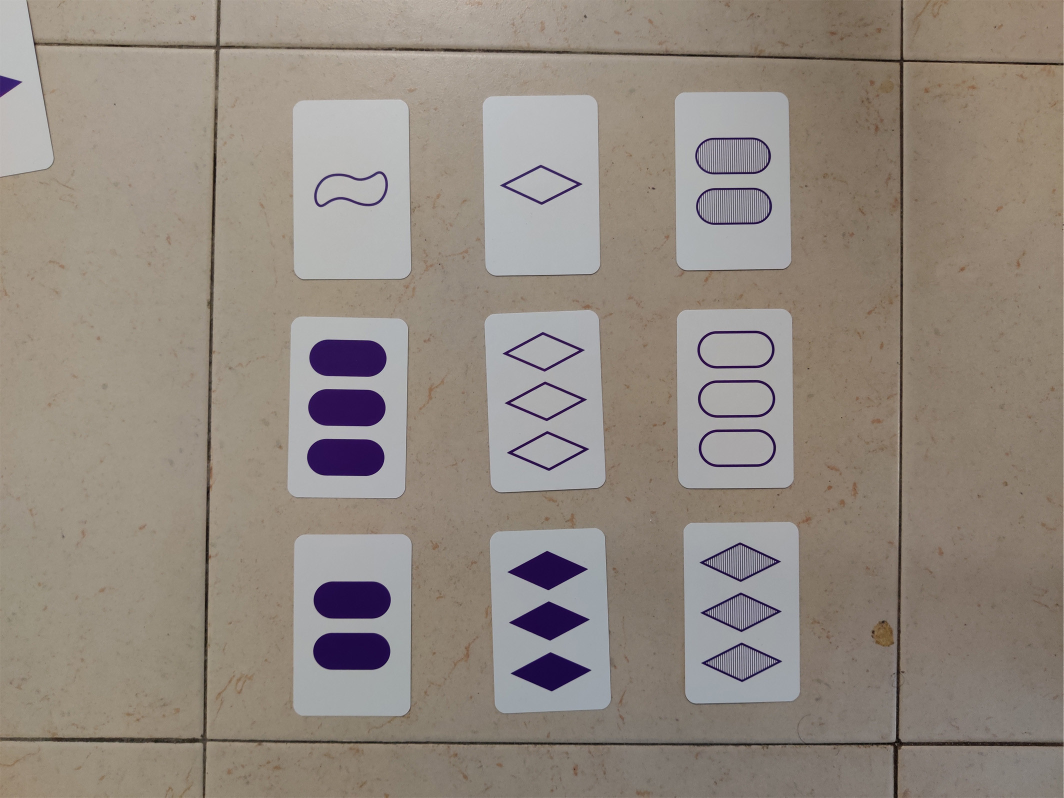
#> input picture Task 2/9B6hJ.jpg, 2127 x 1595 px (shown at 1/2 size)
$ jupyter execute Task2.ipynb
#> lines starting #> are read from the running program, lines starting #| are printed output that depends on the picture; after the words box and inside, x2 and y2 are one past the last pixel; in counts of white or black regions, pixels touching at a corner belong together
[cell 1]
import cv2
import numpy as np
import matplotlib.pyplot as plt

[cell 2]
def gaussian_kernel(shape, sigma):
    r,c = shape
    x = np.linspace(-(r-1)/2, r-1, r)
    y = np.linspace(-(c-1)/2, c-1, c)

    X,Y = np.meshgrid(x,y)
    kernel = (1/(2*np.pi*np.square(sigma))) * np.exp(-0.5 * (np.square(X) + np.square(Y))/np.square(sigma))
    Kernel = kernel / np.sum(kernel)
    return Kernel

def GaussFilter(image, shape = (3,3), sigma = 3):
    gaussianKernel = gaussian_kernel(shape, sigma)
    blurred_image = cv2.filter2D(image, -1, gaussianKernel)
    return blurred_image

[cell 3]
img = cv2.imread('Task 2/9B6hJ.jpg')
#> img is the input picture: shape (1595, 2127, 3); mean B, G, R 128, 137.1, 146.6
img = GaussFilter(img, (3, 3), 100)
plt.imshow(img)
plt.show()

gray = cv2.cvtColor(img, cv2.COLOR_BGR2GRAY)
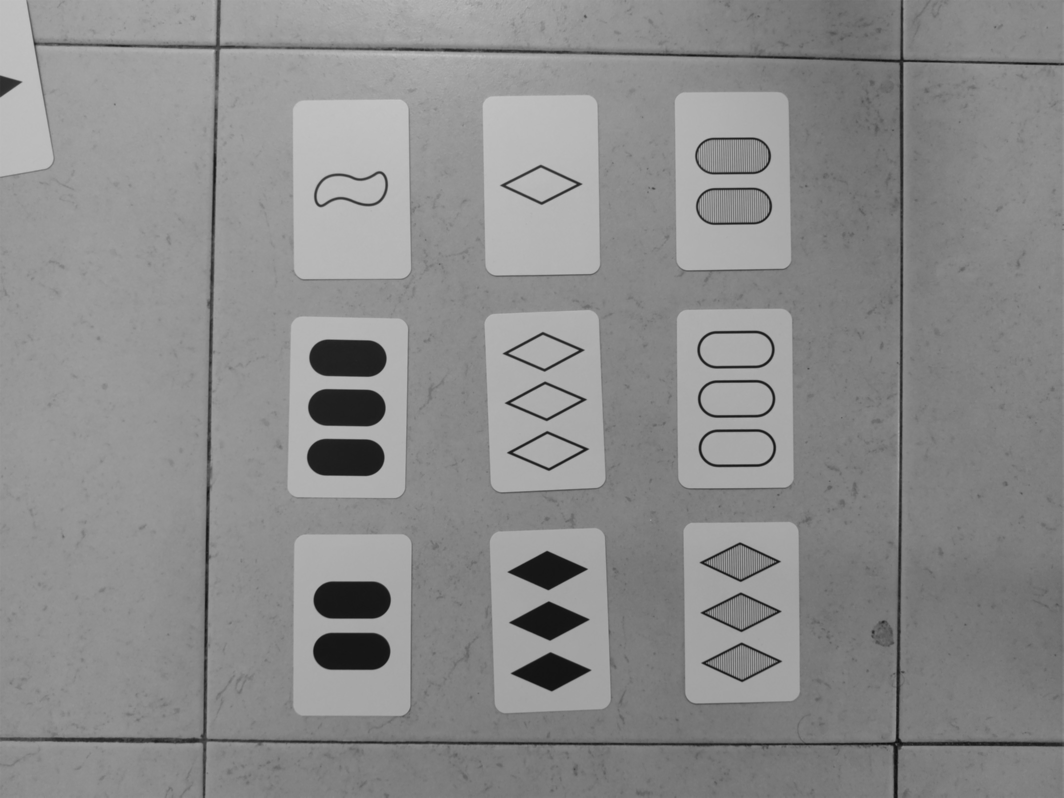
#> gray: shape (1595, 2127) (shown at 1/2 size); min 8, max 198, mean 138.9
canny = cv2.Canny(gray, 50, 200)
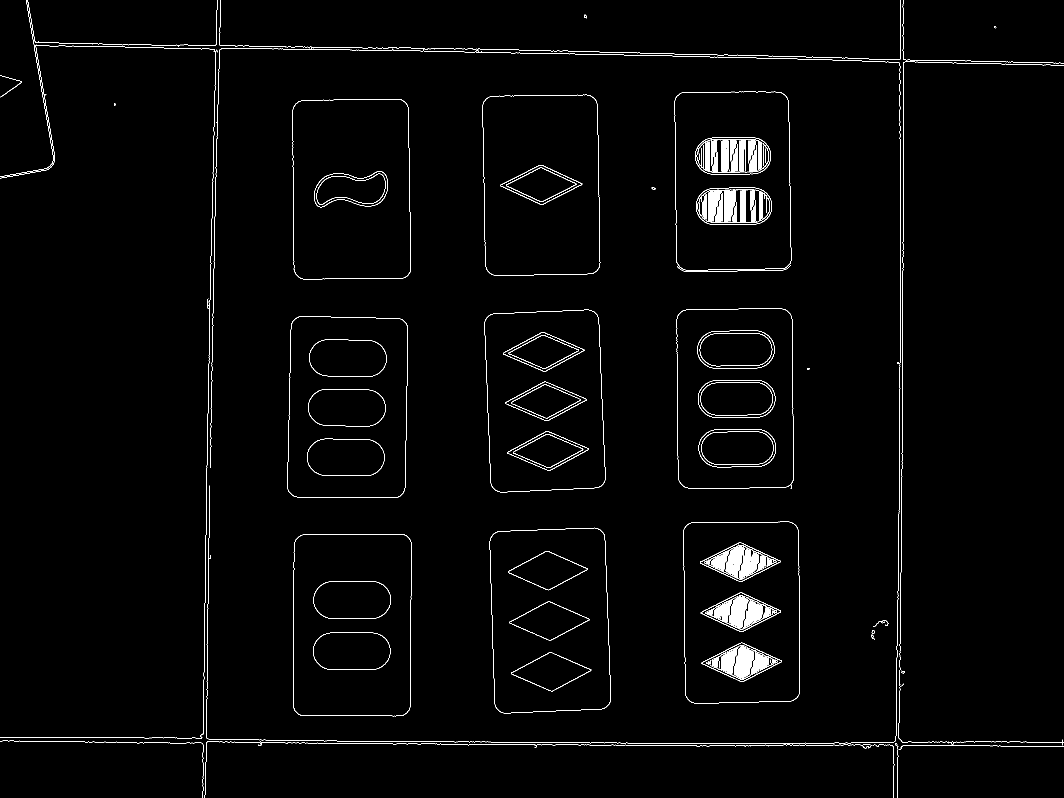
#> canny: shape (1595, 2127) (shown at 1/2 size); 1.6% white in thin lines or dots

plt.imshow(canny, cmap='gray')
plt.show()
contours, hierarchy = cv2.findContours(canny, cv2.RETR_EXTERNAL, cv2.CHAIN_APPROX_NONE)
#> contours = 43 contours, 31 with area under 20; largest, box (x1, y1, x2, y2) and area: (586, 1068, 824, 1433) 84698, (574, 632, 816, 996) 84148, (979, 1055, 1222, 1427) 83676, (585, 198, 822, 559) 82892, (1366, 1043, 1600, 1407) 82272

print(len(contours))
#| 43
for contour in contours:
    if cv2.contourArea(contour) < 1200:
        continue
    x, y, w, h = cv2.boundingRect(contour)
    aspect_ratio = float(w) / h
    if aspect_ratio < 0.5 or aspect_ratio > 2.0:
        continue
    mask = np.zeros(img.shape[:2], np.uint8)
    cv2.drawContours(mask, [contour], -1, 255, -1)
    plt.imshow(mask, cmap='gray')
    plt.show()
    masked = cv2.bitwise_and(img, img, mask=mask)
    plt.imshow(masked)
    plt.show()
#> this loop made 43 passes
#> (x, y, w, h, aspect_ratio) on passes 16, 17, 18, 21, 22, 23, 27, 28, 29: (586, 1068, 238, 365, 0.652), (979, 1055, 243, 372, 0.653), (1366, 1043, 234, 364, 0.643), (574, 632, 242, 364, 0.665), (968, 619, 243, 366, 0.664), (1353, 617, 235, 361, 0.651), (585, 198, 237, 361, 0.657), (965, 189, 236, 362, 0.652), (1349, 183, 234, 358, 0.654)
#> contour on pass 3: [[1746, 1490], [1746, 1491]]
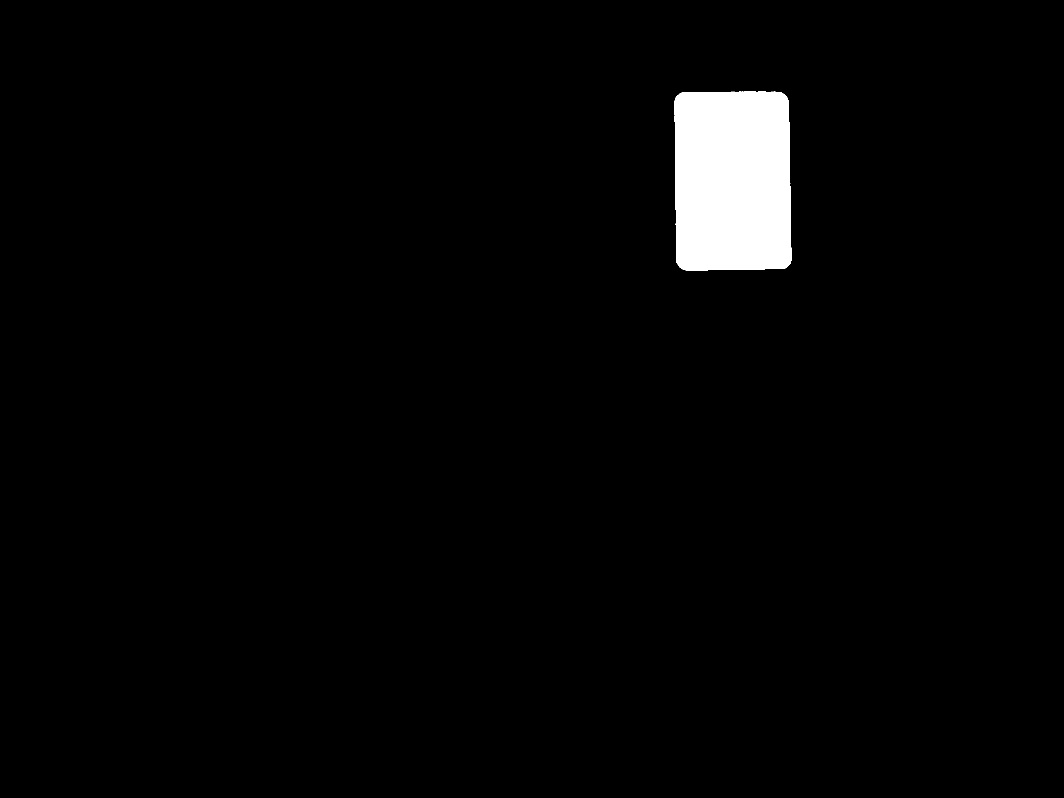
#> mask: shape (1595, 2127) (shown at 1/2 size); 2.4% white; 1 white region, box (x1, y1, x2, y2) and area: (1349, 183, 1583, 541) 81280

$ run again, with Task 2/Ttpvb.jpg copied over Task 2/9B6hJ.jpg
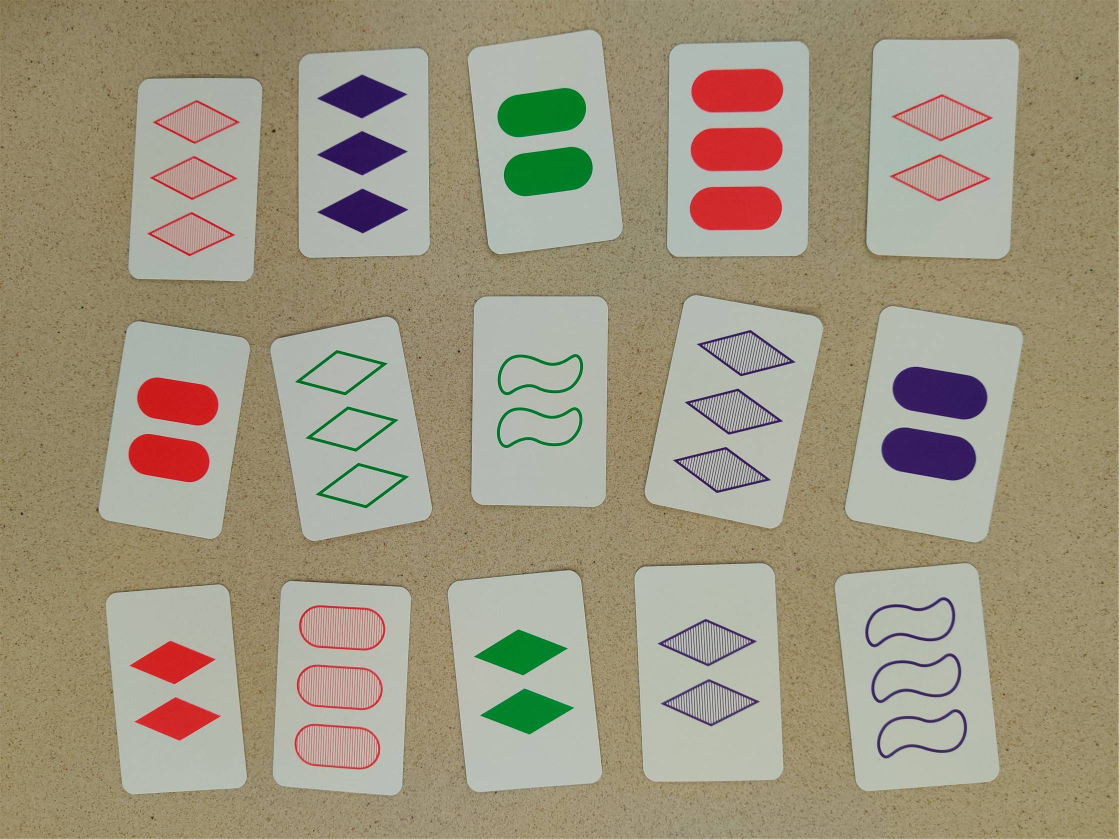
#> input picture Task 2/Ttpvb.jpg, 2237 x 1678 px (shown at 1/2 size)
#> img is the input picture: shape (1678, 2237, 3); mean B, G, R 129.3, 151.1, 159.3
#> `canny = cv2.Canny(gray, 50, 200)`:
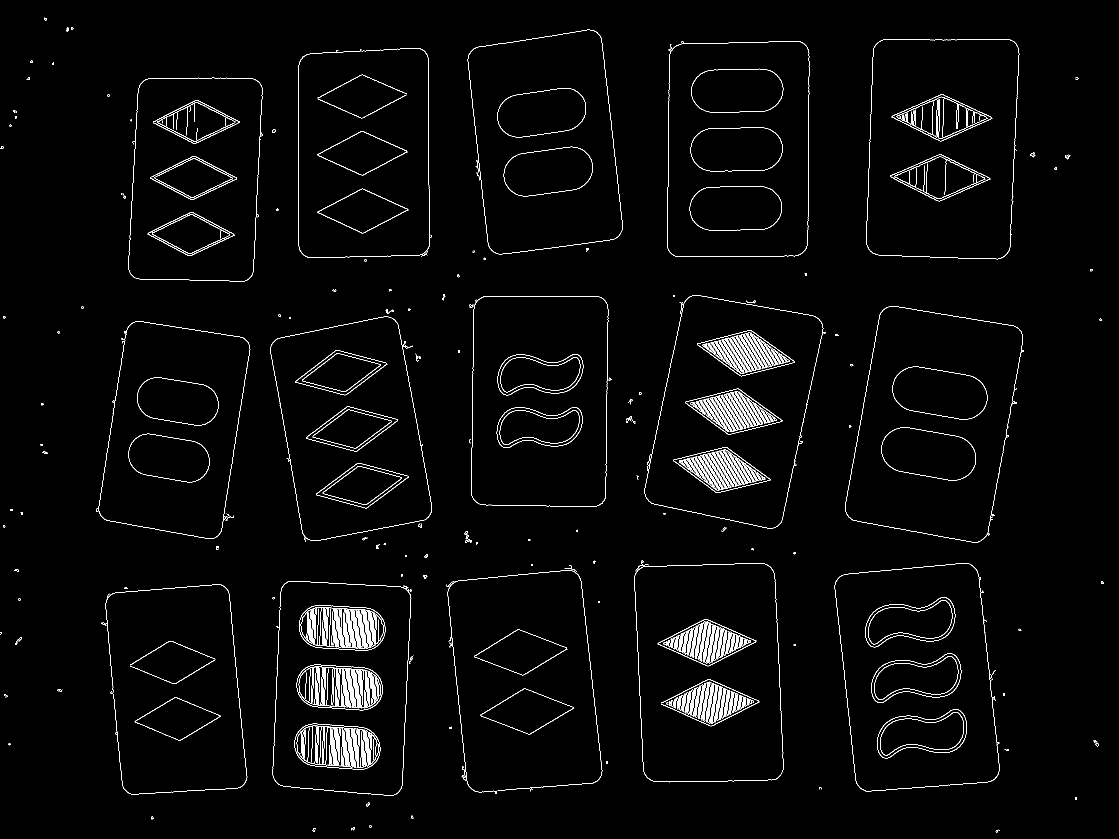
#> canny: shape (1678, 2237) (shown at 1/2 size); 2% white in thin lines or dots
#> contours = 138 contours, 100 with area under 20; largest, box (x1, y1, x2, y2) and area: (1669, 1126, 2000, 1583) 125864, (1732, 78, 2039, 519) 125450, (1289, 590, 1651, 1057) 121032, (1269, 1126, 1567, 1565) 120794, (1334, 82, 1619, 514) 119206
#| 138
#> the loop `for contour in contours:` made 138 passes
#> (x, y, w, h, aspect_ratio) on passes 16, 20, 29, 38, 45, 46: (269, 1394, 173, 87, 1.99), (961, 1377, 187, 92, 2.03), (948, 1259, 187, 92, 2.03), (545, 1162, 278, 430, 0.647), (1669, 1126, 331, 457, 0.724), (1269, 1126, 298, 439, 0.679)
#> after the loop `for contour in contours:`:
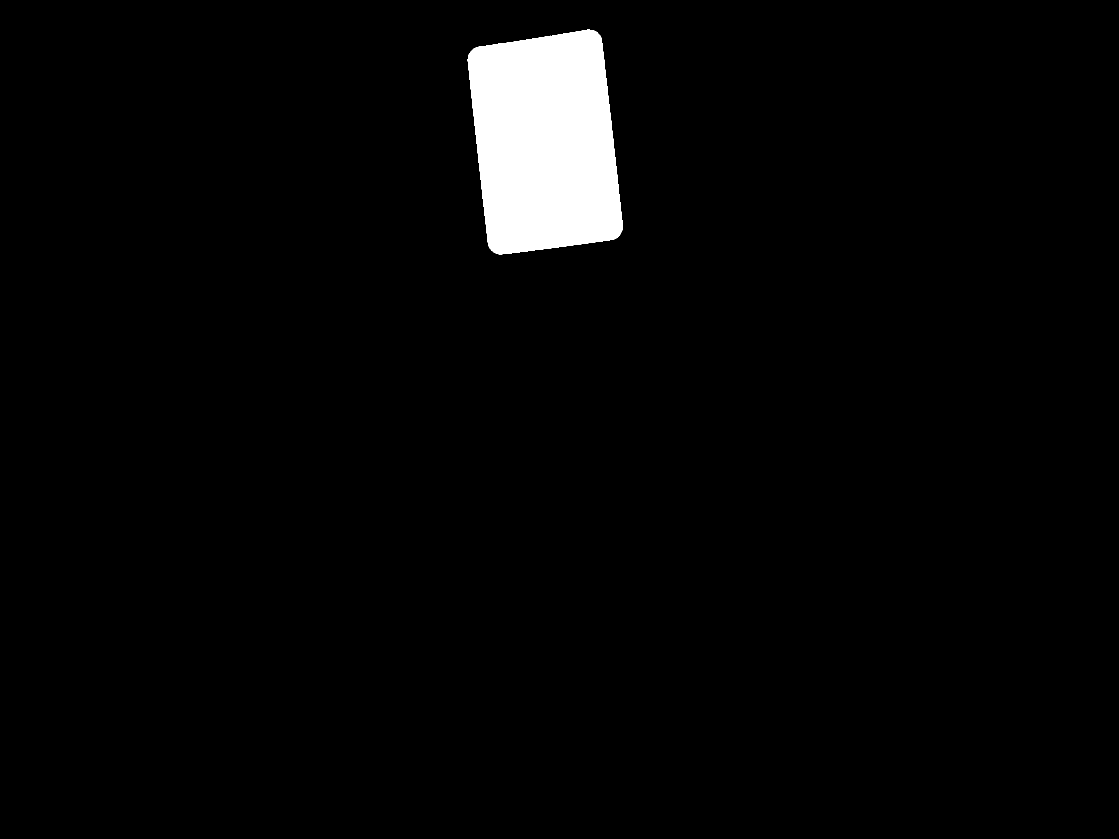
#> mask: shape (1678, 2237) (shown at 1/2 size); 3% white; 1 white region, box (x1, y1, x2, y2) and area: (935, 59, 1246, 509) 113898
